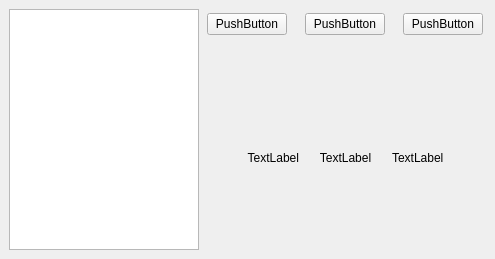
<?xml version="1.0" encoding="UTF-8"?>
<ui version="4.0">
 <class>MainWindow</class>
 <widget class="QMainWindow" name="MainWindow">
  <property name="geometry">
   <rect>
    <x>0</x>
    <y>0</y>
    <width>495</width>
    <height>259</height>
   </rect>
  </property>
  <property name="windowTitle">
   <string>MainWindow</string>
  </property>
  <widget class="QWidget" name="centralwidget">
   <layout class="QHBoxLayout" name="horizontalLayout_2">
    <item>
     <widget class="QTextBrowser" name="textBrowser"/>
    </item>
    <item>
     <layout class="QVBoxLayout" name="verticalLayout">
      <property name="spacing">
       <number>0</number>
      </property>
      <property name="bottomMargin">
       <number>4</number>
      </property>
      <item>
       <layout class="QHBoxLayout" name="horizontalLayout">
        <property name="spacing">
         <number>18</number>
        </property>
        <property name="sizeConstraint">
         <enum>QLayout::SizeConstraint::SetMinimumSize</enum>
        </property>
        <property name="leftMargin">
         <number>2</number>
        </property>
        <property name="topMargin">
         <number>4</number>
        </property>
        <property name="rightMargin">
         <number>3</number>
        </property>
        <property name="bottomMargin">
         <number>35</number>
        </property>
        <item>
         <widget class="QPushButton" name="btnStartStop">
          <property name="text">
           <string>PushButton</string>
          </property>
         </widget>
        </item>
        <item>
         <widget class="QPushButton" name="btnClear">
          <property name="text">
           <string>PushButton</string>
          </property>
         </widget>
        </item>
        <item>
         <widget class="QPushButton" name="btnCircle">
          <property name="text">
           <string>PushButton</string>
          </property>
         </widget>
        </item>
       </layout>
      </item>
      <item>
       <layout class="QHBoxLayout" name="horizontalLayout_3">
        <item>
         <widget class="QLabel" name="label_3">
          <property name="text">
           <string>TextLabel</string>
          </property>
          <property name="alignment">
           <set>Qt::AlignmentFlag::AlignRight|Qt::AlignmentFlag::AlignTrailing|Qt::AlignmentFlag::AlignVCenter</set>
          </property>
         </widget>
        </item>
        <item>
         <widget class="QLabel" name="label_2">
          <property name="text">
           <string>TextLabel</string>
          </property>
          <property name="alignment">
           <set>Qt::AlignmentFlag::AlignCenter</set>
          </property>
         </widget>
        </item>
        <item>
         <widget class="QLabel" name="label">
          <property name="minimumSize">
           <size>
            <width>0</width>
            <height>130</height>
           </size>
          </property>
          <property name="text">
           <string>TextLabel</string>
          </property>
          <property name="alignment">
           <set>Qt::AlignmentFlag::AlignLeading|Qt::AlignmentFlag::AlignLeft|Qt::AlignmentFlag::AlignVCenter</set>
          </property>
         </widget>
        </item>
       </layout>
      </item>
     </layout>
    </item>
   </layout>
  </widget>
  <widget class="QMenuBar" name="menubar">
   <property name="geometry">
    <rect>
     <x>0</x>
     <y>0</y>
     <width>495</width>
     <height>21</height>
    </rect>
   </property>
  </widget>
 </widget>
 <resources/>
 <connections/>
</ui>
